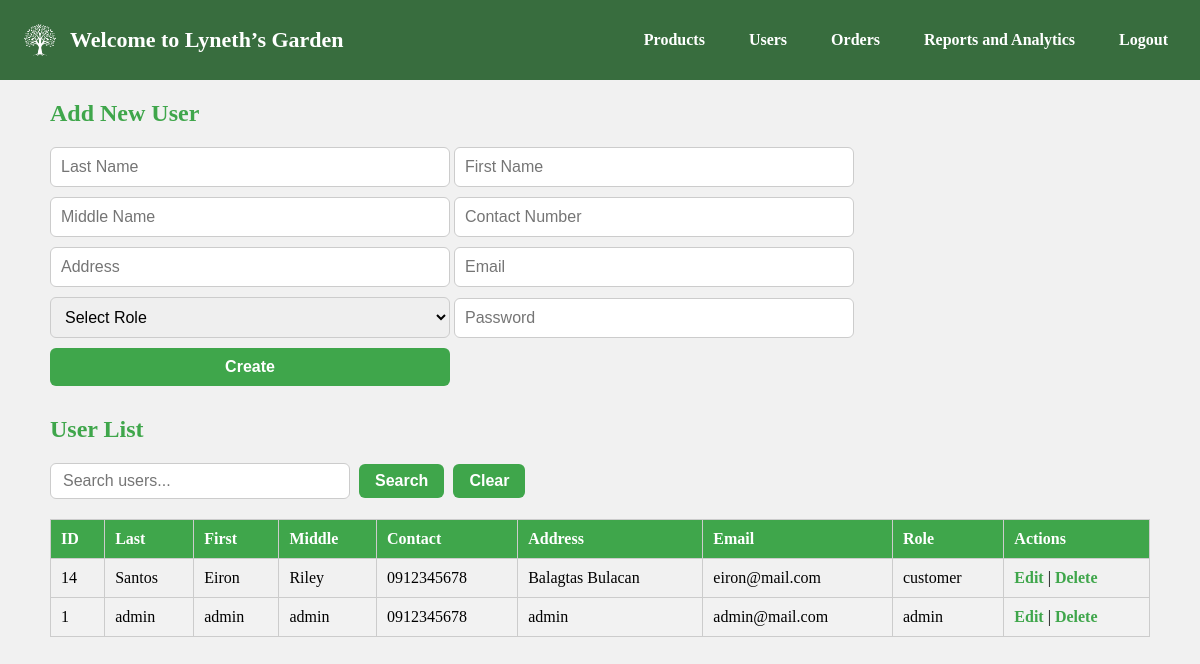
Page /admin/index.php?page=users (signed in) on the committed database.
### tables this page shows
CREATE TABLE `users` (
  `id` int(11) NOT NULL,
  `last_name` varchar(50) DEFAULT NULL,
  `first_name` varchar(50) DEFAULT NULL,
  `middle_name` varchar(50) DEFAULT NULL,
  `contact_number` varchar(20) DEFAULT NULL,
  `address` text DEFAULT NULL,
  `email` varchar(100) DEFAULT NULL,
  `password` varchar(255) DEFAULT NULL,
  `role` enum('customer','admin') DEFAULT 'customer'
);

### admin/users.php (the view, shortened to what this page needs)
<?php
include '../db.php';
$action = $_GET['action'] ?? '';
$user = null;
$searchSql = "";
$params = [];
if ($searchSql) {
    $stmt = $conn->prepare("SELECT * FROM users $searchSql ORDER BY id DESC");
    $stmt->bind_param("ssssss", ...$params);
    $stmt->execute();
    $result = $stmt->get_result();
} else {
    $result = $conn->query("SELECT * FROM users ORDER BY id DESC");
}
?>
<!DOCTYPE html>
<html lang="en">
<head>
</head>
<body>
<h2><?php echo $action === 'edit' ? 'Edit User' : 'Add New User'; ?></h2>
<form method="post" class="user-form">
    <input type="text" name="last_name" placeholder="Last Name" required value="<?= htmlspecialchars($user['last_name'] ?? '') ?>">
    <input type="text" name="first_name" placeholder="First Name" required value="<?= htmlspecialchars($user['first_name'] ?? '') ?>">
    <input type="text" name="middle_name" placeholder="Middle Name" required value="<?= htmlspecialchars($user['middle_name'] ?? '') ?>">
    <input type="text" name="contact_number" placeholder="Contact Number" required value="<?= htmlspecialchars($user['contact_number'] ?? '') ?>">
    <input type="text" name="address" placeholder="Address" required value="<?= htmlspecialchars($user['address'] ?? '') ?>">
    <input type="email" name="email" placeholder="Email" required value="<?= htmlspecialchars($user['email'] ?? '') ?>">
    <select name="role" required>
        <option value="" disabled <?= empty($user['role']) ? 'selected' : '' ?>>Select Role</option>
    </select>
    <input type="password" name="password" placeholder="<?= $action === 'edit' ? 'New Password (optional)' : 'Password' ?>" <?= $action !== 'edit' ? 'required' : '' ?>>
    <button type="submit"><?= $action === 'edit' ? 'Update' : 'Create' ?></button>
</form>
<h2>User List</h2>
<form method="get" action="index.php" class="search-box">
    <input type="text" name="search" placeholder="Search users..." value="<?= htmlspecialchars($_GET['search'] ?? '') ?>" style="flex-grow:1;">
    <button type="submit">Search</button>
    <button type="button" onclick="window.location.href='index.php?page=users'">Clear</button>
</form>
<table class="user-table">
    <thead>
        <tr>
            <th>ID</th>
            <th>Last</th>
            <th>First</th>
            <th>Middle</th>
            <th>Contact</th>
            <th>Address</th>
            <th>Email</th>
            <th>Role</th>
            <th>Actions</th>
        </tr>
    </thead>
    <tbody>
    <?php if ($result->num_rows > 0): ?>
        <?php while ($row = $result->fetch_assoc()): ?>
            <tr>
                <td><?= $row['id'] ?></td>
                <td><?= htmlspecialchars($row['last_name']) ?></td>
                <td><?= htmlspecialchars($row['first_name']) ?></td>
                <td><?= htmlspecialchars($row['middle_name']) ?></td>
                <td><?= htmlspecialchars($row['contact_number']) ?></td>
                <td><?= htmlspecialchars($row['address']) ?></td>
                <td><?= htmlspecialchars($row['email']) ?></td>
                <td><?= htmlspecialchars($row['role']) ?></td>
                <td>
                    <a href="index.php?page=users&action=edit&id=<?= $row['id'] ?>">Edit</a> |
                    <a href="index.php?page=users&action=delete&id=<?= $row['id'] ?>" onclick="return confirm('Delete this user?')">Delete</a>
                </td>
            </tr>
        <?php endwhile; ?>
    <?php else: ?>
        <tr><td colspan="9" style="text-align:center;">No users found.</td></tr>
    <?php endif; ?>
    </tbody>
</table>
</body>
</html>

### admin/index.php (style rules this page uses)
body { margin: 0; font-family: 'Georgia', serif; background:rgb(241, 241, 241); }

### admin/users.php (style rules this page uses)
body { font-family: 'Georgia', serif; margin: 20px; }
h2 { color: #3fa64b; }
.user-form { margin-bottom: 20px; }
.user-form input, .user-form button, select { width: 100%; max-width: 400px; margin-bottom: 10px; padding: 10px; font-size: 16px; border-radius: 6px; border: 1px solid #ccc; box-sizing: border-box; }
.user-form button { background-color: #3fa64b; color: white; border: none; cursor: pointer; font-weight: bold; }
.user-table { width: 100%; border-collapse: collapse; font-size: 16px; }
.user-table th, .user-table td { border: 1px solid #ccc; padding: 10px; text-align: left; }
.user-table th { background-color: #3fa64b; color: white; }
.user-table tr:nth-child(even) { background-color: #f2f2f2; }
.user-table a { color: #3fa64b; text-decoration: none; font-weight: bold; }
.search-box { margin-bottom: 20px; }
.search-box input[type="text"] { width: 300px; padding: 8px 12px; font-size: 16px; border-radius: 6px; border: 1px solid #ccc; }
.search-box button { padding: 8px 16px; font-size: 16px; border-radius: 6px; border: none; background-color: #3fa64b; color: white; cursor: pointer; font-weight: bold; margin-left: 5px; }

### rows in the picture
users: id "14", last_name "Santos", first_name "Eiron", middle_name "Riley", contact_number "0912345678", address "Balagtas Bulacan", email "eiron@mail.com", role "customer"
users: id "1", last_name "admin", first_name "admin", middle_name "admin", contact_number "0912345678", address "admin", email "admin@mail.com", role "admin"
